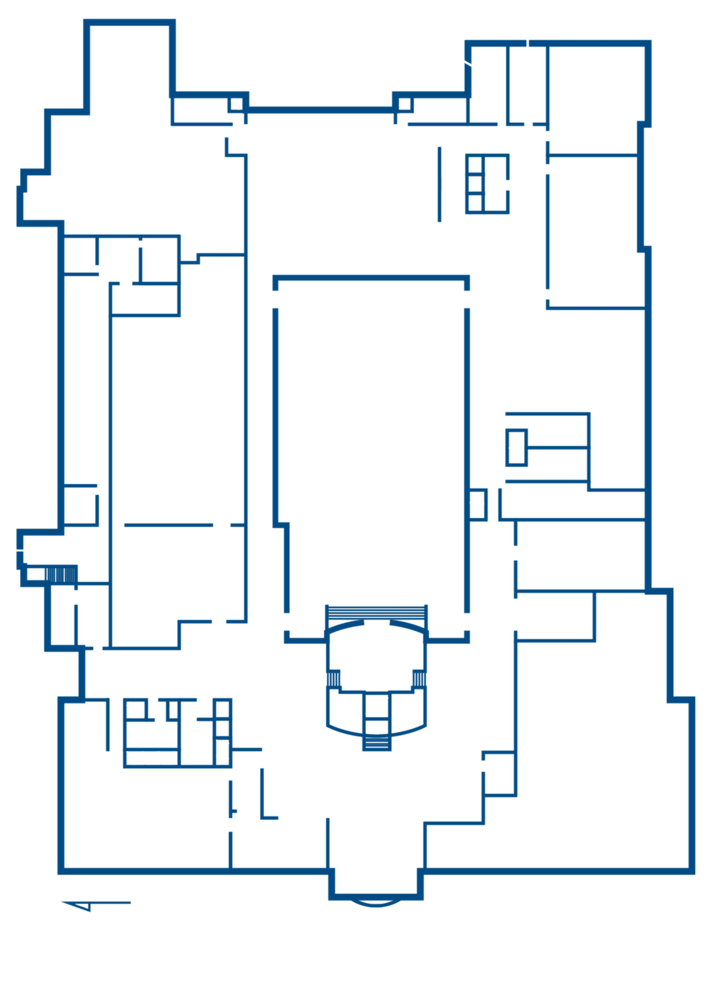
#> input picture Mesh/lib3.png, 710 x 994 px, shrunk from 1400 x 1961 before the run
$ jupyter execute --allow-errors NavMesh.ipynb
#> lines starting #> are read from the running program, lines starting #| are printed output that depends on the picture; after the words box and inside, x2 and y2 are one past the last pixel; in counts of white or black regions, pixels touching at a corner belong together
[cell 1]
import cv2
import numpy as np

# Load the image
image = cv2.imread('lib3.png', 0)  # Load as grayscale
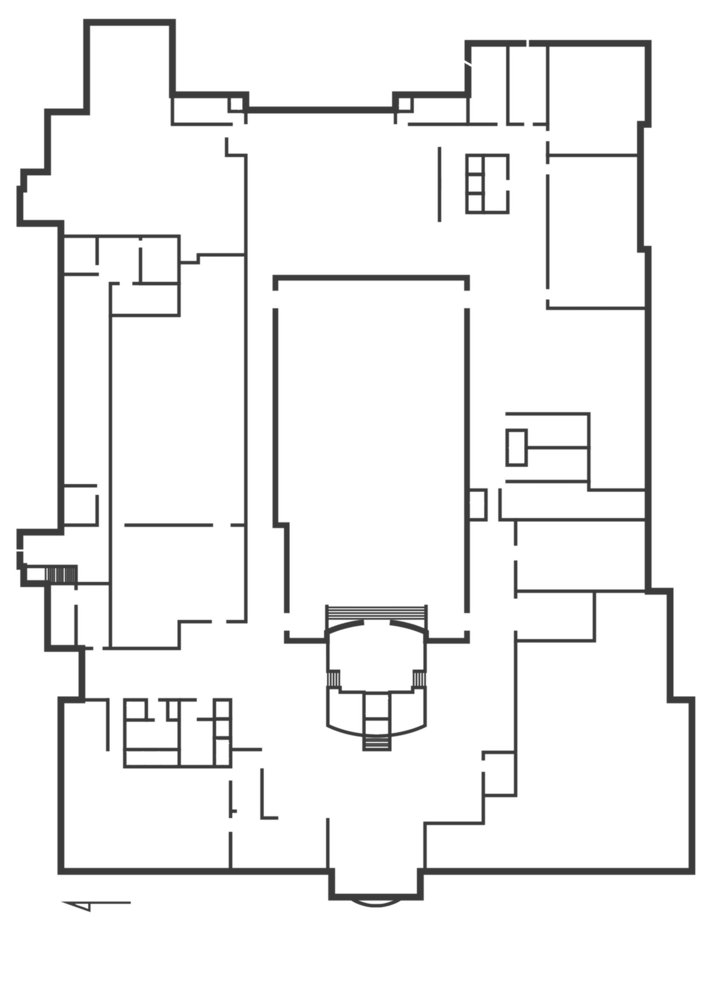
#> image: shape (994, 710); min 54, max 255, mean 240.8

# Preprocess the image (thresholding for binary separation)
_, binary_image = cv2.threshold(image, 240, 255, cv2.THRESH_BINARY)
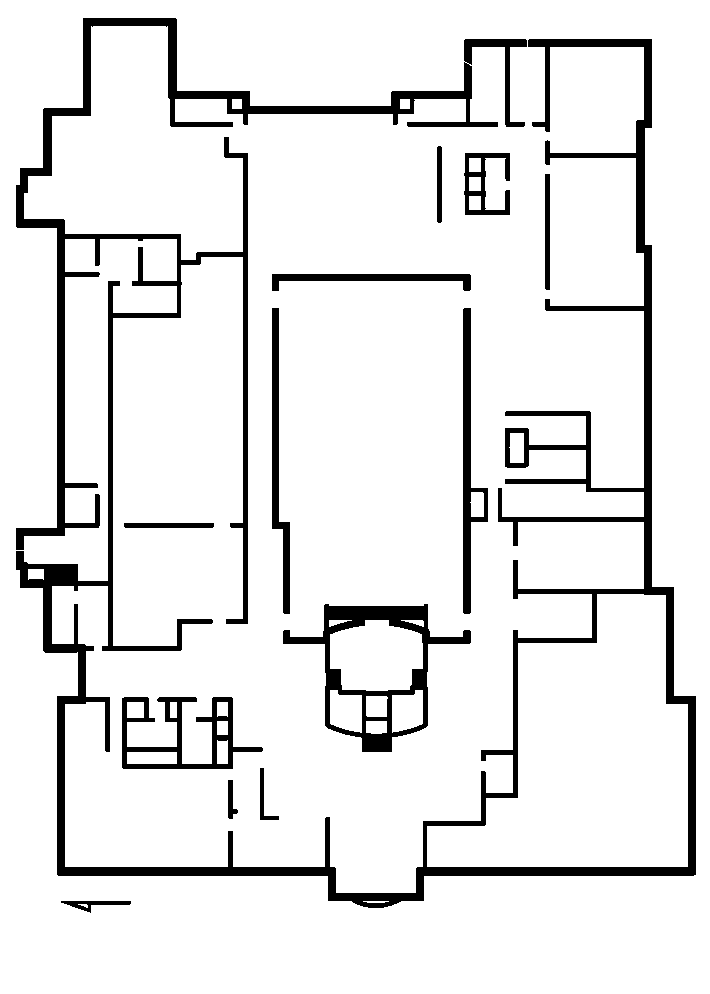
#> binary_image: shape (994, 710); 90.5% white; 13 black regions, largest, box (x1, y1, x2, y2) and area: (16, 18, 696, 908) 47895, (283, 604, 471, 752) 5894, (122, 697, 263, 769) 3139

# Find contours to extract polygonal representations of obstacles
contours, _ = cv2.findContours(binary_image, cv2.RETR_EXTERNAL, cv2.CHAIN_APPROX_SIMPLE)
#> contours = [[[0, 0], [0, 993], [709, 993], [709, 0]]]

# Now, 'contours' contains a list of polygonal obstacle representations
# You can process these contours to generate a navigation mesh

# Perform triangulation, graph creation, and navigation mesh generation as mentioned in the previous response

[cell 2]
import cv2
import numpy as np

# Load the image
image = cv2.imread('lib3.png', 0)  # Load as grayscale

# Preprocess the image (thresholding for binary separation)
_, binary_image = cv2.threshold(image, 10, 255, cv2.THRESH_BINARY)
#> binary_image: shape (994, 710); every value is 255

# Find contours to extract polygonal representations of obstacles
contours, _ = cv2.findContours(binary_image, cv2.RETR_EXTERNAL, cv2.CHAIN_APPROX_SIMPLE)

# Create an empty image to draw contours on
contour_image = np.zeros_like(image)

# Draw the contours on the empty image
cv2.drawContours(contour_image, contours, -1, (255,255,255), 1)  # -1 draws all contours
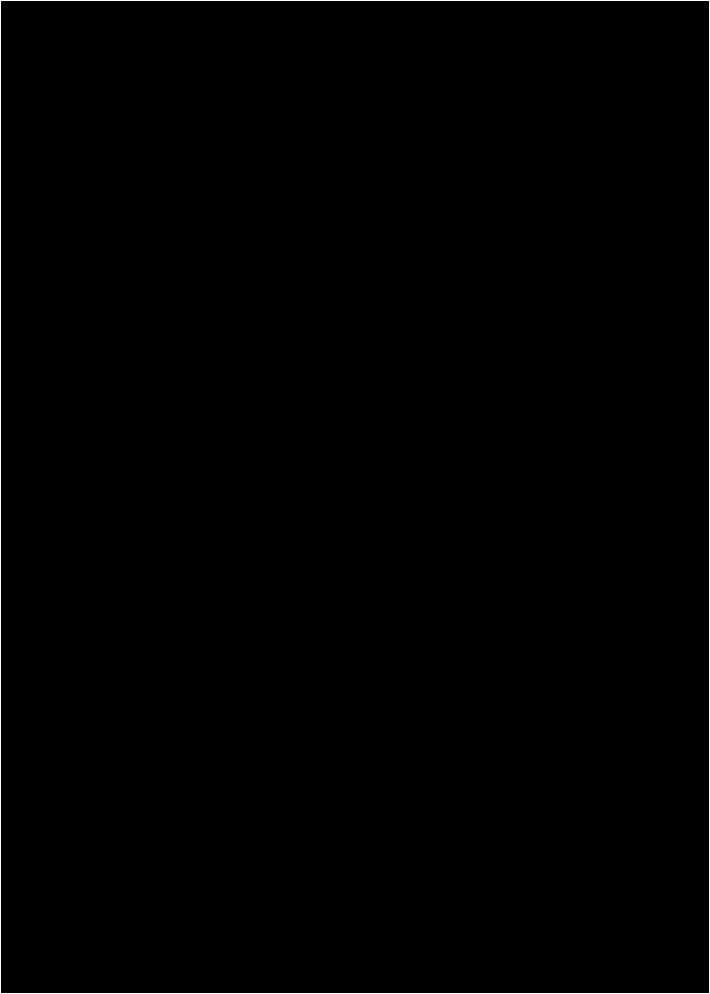
#> contour_image: shape (994, 710); 0.48% white in thin lines or dots

# Display the image with contours
cv2.imwrite('Contours.png', contour_image)
cv2.waitKey(0)
cv2.destroyAllWindows()

print("done")

[cell 3]
import triangle

# Extract vertices from contours
vertices = []
for contour in contours:
    vertices.extend(contour)
#> this loop made 1 pass
#> contour on pass 1: [[0, 0], [0, 993], [709, 993], [709, 0]]
#> after the loop, vertices = [[[0, 0]], [[0, 993]], [[709, 993]], [[709, 0]]]

# Perform Delaunay triangulation
#> (the rest of this cell did not finish here and is left out)
